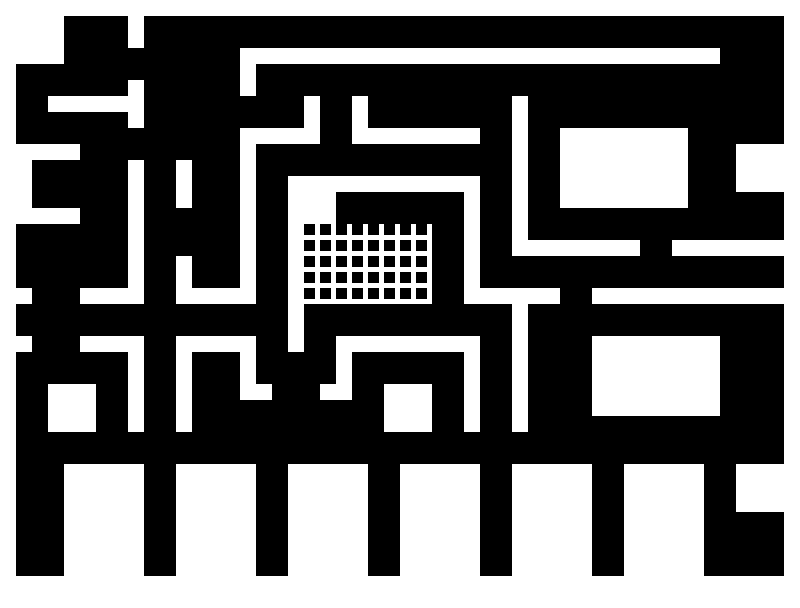

A level layout from a 2D game, rendered from its tile map. Below: a short description, then the map file with tile-grid data replaced by summaries:
An orthogonal 50x38 tile map with 16x16 px tiles, 1 tile layer (buildings).

<map version="1.0" orientation="orthogonal" width="50" height="38" tilewidth="16" tileheight="16">
 <tileset firstgid="1" name="map" tilewidth="16" tileheight="16">
  <image source="../gfx/map.png" width="256" height="256" />
  <terraintypes>
   <terrain name="Neues Terrain erzeugen" tile="-1" />
  </terraintypes>
  <tile id="0">
   <properties>
    <property name="wall" value="1" />
   </properties>
  </tile>
  <tile id="1">
   <properties>
    <property name="wall" value="1" />
   </properties>
  </tile>
  <tile id="2">
   <properties>
    <property name="spawn" value="1" />
   </properties>
  </tile>
  <tile id="3">
   <properties>
    <property name="wall" value="1" />
   </properties>
  </tile>
  <tile id="4">
   <properties>
    <property name="wall" value="1" />
   </properties>
  </tile>
 </tileset>
 <layer name="buildings" width="50" height="38">
  <data>[1900 cells, 821 non-empty, 5 distinct tile ids]</data>
 </layer>
</map>